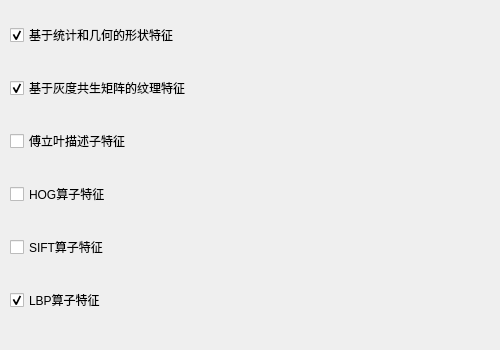
<?xml version="1.0" encoding="UTF-8"?>
<ui version="4.0">
    <class>featureReadWidget</class>
    <widget class="QWidget" name="featureReadWidget">
        <property name="geometry">
            <rect>
                <x>0</x>
                <y>0</y>
                <width>500</width>
                <height>350</height>
            </rect>
        </property>
        <property name="windowTitle">
            <string>特征组合设置</string>
        </property>
        <widget class="QWidget" name="horizontalLayoutWidget">
            <property name="geometry">
                <rect>
                    <x>10</x>
                    <y>0</y>
                    <width>481</width>
                    <height>341</height>
                </rect>
            </property>
            <layout class="QHBoxLayout" name="horizontalLayout_9">
                <item>
                    <layout class="QVBoxLayout" name="verticalLayout_2">
                        <item>
                            <layout class="QHBoxLayout" name="horizontalLayout_6">
                                <item>
                                    <widget class="QCheckBox" name="geometricCheckBox">
                                        <property name="sizePolicy">
                                            <sizepolicy hsizetype="Minimum" vsizetype="Fixed">
                                                <horstretch>0</horstretch>
                                                <verstretch>0</verstretch>
                                            </sizepolicy>
                                        </property>
                                        <property name="text">
                                            <string>基于统计和几何的形状特征</string>
                                        </property>
                                        <property name="checked">
                                            <bool>true</bool>
                                        </property>
                                        <property name="autoExclusive">
                                            <bool>false</bool>
                                        </property>
                                    </widget>
                                </item>
                            </layout>
                        </item>
                        <item>
                            <layout class="QHBoxLayout" name="horizontalLayout_5">
                                <item>
                                    <widget class="QCheckBox" name="glcmCheckBox">
                                        <property name="text">
                                            <string>基于灰度共生矩阵的纹理特征</string>
                                        </property>
                                        <property name="checked">
                                            <bool>true</bool>
                                        </property>
                                    </widget>
                                </item>
                            </layout>
                        </item>
                        <item>
                            <layout class="QHBoxLayout" name="horizontalLayout_4">
                                <item>
                                    <widget class="QCheckBox" name="fdCheckBox">
                                        <property name="text">
                                            <string>傅立叶描述子特征</string>
                                        </property>
                                    </widget>
                                </item>
                            </layout>
                        </item>
                        <item>
                            <layout class="QHBoxLayout" name="horizontalLayout_3">
                                <item>
                                    <widget class="QCheckBox" name="hogCheckBox">
                                        <property name="text">
                                            <string>HOG算子特征</string>
                                        </property>
                                    </widget>
                                </item>
                            </layout>
                        </item>
                        <item>
                            <layout class="QHBoxLayout" name="horizontalLayout">
                                <item>
                                    <widget class="QCheckBox" name="siftCheckBox">
                                        <property name="text">
                                            <string>SIFT算子特征</string>
                                        </property>
                                    </widget>
                                </item>
                            </layout>
                        </item>
                        <item>
                            <layout class="QHBoxLayout" name="horizontalLayout_2">
                                <item>
                                    <widget class="QCheckBox" name="lbpCheckBox">
                                        <property name="text">
                                            <string>LBP算子特征</string>
                                        </property>
                                        <property name="checked">
                                            <bool>true</bool>
                                        </property>
                                    </widget>
                                </item>
                            </layout>
                        </item>
                    </layout>
                </item>
                <item>
                    <layout class="QVBoxLayout" name="verticalLayout_3">
                        <item>
                            <layout class="QVBoxLayout" name="verticalLayout_5"/>
                        </item>
                        <item>
                            <layout class="QVBoxLayout" name="verticalLayout_4"/>
                        </item>
                        <item>
                            <layout class="QHBoxLayout" name="horizontalLayout_10"/>
                        </item>
                        <item>
                            <layout class="QHBoxLayout" name="horizontalLayout_11"/>
                        </item>
                    </layout>
                </item>
            </layout>
        </widget>
    </widget>
    <resources/>
    <connections/>
</ui>
